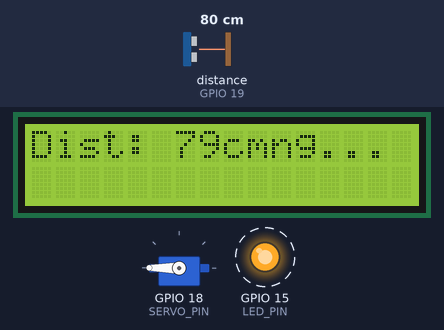
Recording of a sketch running on a simulated ESP32. Parts: servo, 16×2 character LCD, output pins drawn as LEDs (lit = HIGH). Wiring (inferred from the names in the program): ultrasonic range finder: trigger GPIO 5; echo GPIO 19. Dashed ring = blinking. The test bench sets the inputs (shaded band); at power-on: distance to the obstacle (sensor on GPIO 19) 80 cm. The echo pulse lasts 58.3 µs per cm; nothing arrives over Bluetooth unless stated; a phone connects over Bluetooth LE 3 s after start; pins used as bus, display or sensor lines are not drawn; what the sketch prints to the serial monitor is not drawn.

Above: at 1.6 s.
1.7 s: distance to the obstacle (sensor on GPIO 19) set to 34 cm
At 3.25 s:
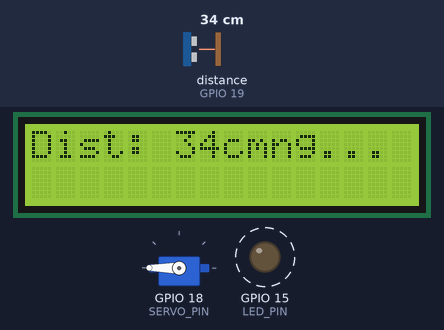
4.0 s: distance to the obstacle (sensor on GPIO 19) set to 28 cm
At 5.9 s:
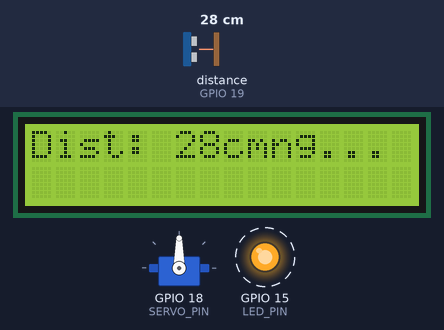
7.0 s: distance to the obstacle (sensor on GPIO 19) set to 23 cm
At 7.25 s:
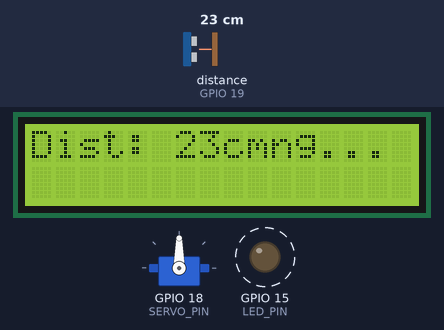
9.0 s: distance to the obstacle (sensor on GPIO 19) set to 19 cm
At 9.9 s:
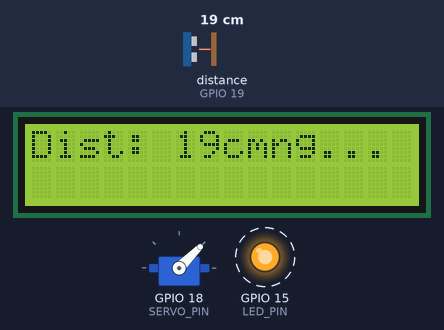
12.0 s: distance to the obstacle (sensor on GPIO 19) set to 2 cm
At 12.8 s:
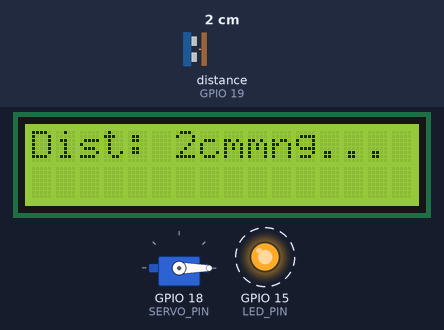
15.0 s: distance to the obstacle (sensor on GPIO 19) set to 120 cm
At 15.9 s:
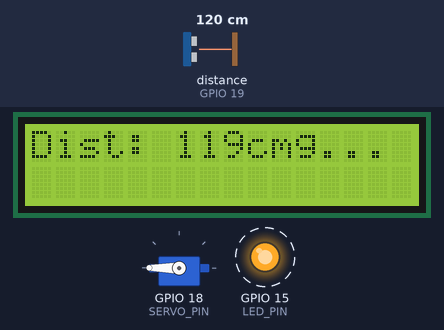
Timing chart, 0 to 19.0 s (numbered marks = the images above; inputs shaded):
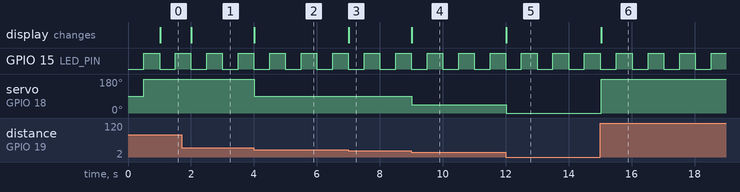

The sketch:

11301esp32.ino
```cpp
#include <BLEDevice.h>
#include <BLEServer.h>
#include <BLEUtils.h>
#include <BLE2902.h>
#include <ESP32Servo.h>
#include <Wire.h>
#include <hd44780.h>
#include <hd44780ioClass/hd44780_I2Cexp.h>

// 定義LED接腳
#define LED_PIN 15

// 定義伺服馬達接腳
#define SERVO_PIN 18
Servo myServo;

// 定義HC-SR04超音波感測器接腳
#define TRIG_PIN 5
#define ECHO_PIN 19

// 定義BLE服務與特徵值的UUID
#define SERVICE_UUID "12345678-1234-1234-1234-1234567890ab"
#define CHARACTERISTIC_UUID "87654321-4321-4321-4321-abcdef987654"

BLECharacteristic *pCharacteristic;
bool deviceConnected = false;

unsigned long prevLedTime = 0;
unsigned long prevServoTime = 0;
unsigned long prevBLETime = 0;
unsigned long prevLCDTime = 0;

int servoPos = 0;
bool servoDirection = true;

// 初始化HD44780 LCD顯示器 (自動檢測I2C地址)
hd44780_I2Cexp lcd;

// BLE伺服器回調處理類別
class BLEServerCallbacksImpl : public BLEServerCallbacks {
  void onConnect(BLEServer* pServer) override {
    deviceConnected = true;
    Serial.println("BLE Client Connected");
  }
  void onDisconnect(BLEServer* pServer) override {
    deviceConnected = false;
    Serial.println("BLE Client Disconnected");
    BLEDevice::startAdvertising();
  }
};

void setup() {
  Serial.begin(115200);
  Serial.println("ESP32 Setup Starting...");

  // 初始化LED接腳
  pinMode(LED_PIN, OUTPUT);

  // 初始化伺服馬達
  myServo.attach(SERVO_PIN);
  myServo.write(90);  // 將伺服設置到中間位置

  // 初始化HC-SR04感測器
  pinMode(TRIG_PIN, OUTPUT);
  pinMode(ECHO_PIN, INPUT);

  // 初始化HD44780 LCD
  if (lcd.begin(16, 2)) {
    Serial.println("LCD Initialized");
  } else {
    Serial.println("LCD Initialization Failed");
  }
  lcd.setCursor(0, 0);
  lcd.print("Initializing...");

  // 初始化BLE設備
  BLEDevice::init("ESP32_BLE_Device");
  BLEServer *pServer = BLEDevice::createServer();
  pServer->setCallbacks(new BLEServerCallbacksImpl());
  BLEService *pService = pServer->createService(SERVICE_UUID);
  pCharacteristic = pService->createCharacteristic(
    CHARACTERISTIC_UUID,
    BLECharacteristic::PROPERTY_READ | BLECharacteristic::PROPERTY_NOTIFY
  );
  pCharacteristic->addDescriptor(new BLE2902());
  pService->start();
  BLEDevice::startAdvertising();
  Serial.println("BLE Initialized and Advertising...");
}

void loop() {
  unsigned long currentTime = millis();

  // LED閃爍控制
  if (currentTime - prevLedTime >= 500) {
    prevLedTime = currentTime;
    digitalWrite(LED_PIN, !digitalRead(LED_PIN));
  }

  // 伺服馬達控制根據超音波感測器距離
  if (currentTime - prevServoTime >= 500) {
    prevServoTime = currentTime;

    // 測量距離
    float distance = measureDistance();

    // 根據距離控制伺服馬達的位置
    if (distance < 10) {
      myServo.write(0);  // 如果距離小於10cm，將伺服設置為0度
    } else if (distance < 20) {
      myServo.write(45);  // 距離小於20cm，設置為45度
    } else if (distance < 30) {
      myServo.write(90);  // 距離小於30cm，設置為90度
    } else {
      myServo.write(180); // 距離大於30cm，設置為180度
    }
  }

  // BLE數據更新
  if (deviceConnected && currentTime - prevBLETime >= 5000) {
    prevBLETime = currentTime;

    float distance = measureDistance();

    char data[60];
    sprintf(data, "Dist: %.1fcm", distance);
    pCharacteristic->setValue(data);
    pCharacteristic->notify();
    Serial.println(data);
  }

  // 更新LCD顯示
  if (currentTime - prevLCDTime >= 1000) {
    prevLCDTime = currentTime;
    float distance = measureDistance();

    lcd.setCursor(0, 0);
    lcd.print("Dist: ");
    lcd.print(distance, 0);
    lcd.print("cm");
  }
}

// 測量HC-SR04距離的函數
float measureDistance() {
  digitalWrite(TRIG_PIN, LOW);
  delayMicroseconds(2);
  digitalWrite(TRIG_PIN, HIGH);
  delayMicroseconds(10);
  digitalWrite(TRIG_PIN, LOW);

  long duration = pulseIn(ECHO_PIN, HIGH);
  float distance = (duration * 0.034) / 2; // 計算距離（單位：cm）
  return distance;
}
```

Measured:
- the behaviour switches between 31 and 30 cm on distance to the obstacle (sensor on GPIO 19) (found by bisection; images 1 and 2)
- the behaviour switches between 21 and 20 cm on distance to the obstacle (sensor on GPIO 19) (found by bisection; images 3 and 4)
- after the input at 1.7 s, the display: changes after 0.32 s (image 1)
- after the input at 4.0 s, servo on GPIO 18 (SERVO_PIN): 180° → 90° at once; the display: changes at once (image 2)
- after the input at 7.0 s, the display: changes at once (image 3)
- after the input at 9.0 s, servo on GPIO 18 (SERVO_PIN): 90° → 45° at once; the display: changes at once (image 4)
- after the input at 12.0 s, servo on GPIO 18 (SERVO_PIN): 45° → 0° at once; the display: changes at once (image 5)
- after the input at 15.0 s, servo on GPIO 18 (SERVO_PIN): 0° → 180° at once; the display: changes at once (image 6)
